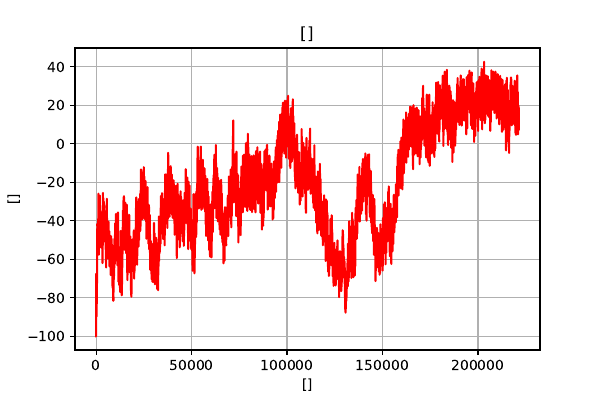

Reproduce this figure in Python.
import sys
import numpy as np
import csv
import matplotlib.pyplot as plt

filename = "results.txt"

y_col = 9
x_col = 1

title = []
xlabel = []
ylabel = []

x_collection = []
y_collection = []

with open(filename) as f:
    data = f.read()

data = data.split('\n')

for row in data:
    row_spl = row.split()
    if (len(row_spl) > y_col):
       x = row_spl[x_col]
       y = row_spl[y_col]
       #print(x,y)
       try:
           x_collection.append(float(x))
           y_collection.append(float(y))
       except:
           continue
           
plt.title(title)    
plt.xlabel(xlabel)
plt.ylabel(ylabel)
plt.plot(x_collection,y_collection, c='r', label='the data')
plt.grid(True)
plt.savefig('plot.pdf')
plt.show()